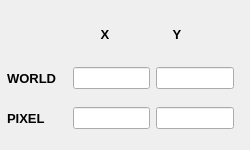
         <widget class="QWidget" name="tab_10">
          <attribute name="title">
           <string>7</string>
          </attribute>
          <widget class="QWidget" name="verticalLayoutWidget_9">
           <property name="geometry">
            <rect>
             <x>0</x>
             <y>10</y>
             <width>241</width>
             <height>131</height>
            </rect>
           </property>
           <layout class="QVBoxLayout" name="verticalLayout_9">
            <property name="leftMargin">
             <number>2</number>
            </property>
            <property name="topMargin">
             <number>2</number>
            </property>
            <property name="rightMargin">
             <number>2</number>
            </property>
            <property name="bottomMargin">
             <number>2</number>
            </property>
            <item>
             <layout class="QHBoxLayout" name="horizontalLayout_22">
              <property name="leftMargin">
               <number>5</number>
              </property>
              <property name="topMargin">
               <number>5</number>
              </property>
              <property name="rightMargin">
               <number>5</number>
              </property>
              <property name="bottomMargin">
               <number>5</number>
              </property>
              <item>
               <widget class="QLabel" name="axisCB_X_35">
                <property name="sizePolicy">
                 <sizepolicy hsizetype="Fixed" vsizetype="Fixed">
                  <horstretch>0</horstretch>
                  <verstretch>0</verstretch>
                 </sizepolicy>
                </property>
                <property name="minimumSize">
                 <size>
                  <width>20</width>
                  <height>30</height>
                 </size>
                </property>
                <property name="maximumSize">
                 <size>
                  <width>16777215</width>
                  <height>30</height>
                 </size>
                </property>
                <property name="font">
                 <font>
                  <pointsize>10</pointsize>
                  <weight>75</weight>
                  <italic>false</italic>
                  <bold>true</bold>
                  <stylestrategy>PreferAntialias</stylestrategy>
                 </font>
                </property>
                <property name="text">
                 <string/>
                </property>
                <property name="alignment">
                 <set>Qt::AlignLeading|Qt::AlignLeft|Qt::AlignVCenter</set>
                </property>
                <property name="axis" stdset="0">
                 <string>TOA DO THUC</string>
                </property>
               </widget>
              </item>
              <item>
               <widget class="QLabel" name="axisCB_X_36">
                <property name="sizePolicy">
                 <sizepolicy hsizetype="Fixed" vsizetype="Fixed">
                  <horstretch>0</horstretch>
                  <verstretch>0</verstretch>
                 </sizepolicy>
                </property>
                <property name="minimumSize">
                 <size>
                  <width>20</width>
                  <height>30</height>
                 </size>
                </property>
                <property name="maximumSize">
                 <size>
                  <width>16777215</width>
                  <height>30</height>
                 </size>
                </property>
                <property name="font">
                 <font>
                  <pointsize>10</pointsize>
                  <weight>75</weight>
                  <italic>false</italic>
                  <bold>true</bold>
                  <stylestrategy>PreferAntialias</stylestrategy>
                 </font>
                </property>
                <property name="text">
                 <string>X</string>
                </property>
                <property name="alignment">
                 <set>Qt::AlignCenter</set>
                </property>
                <property name="axis" stdset="0">
                 <string>TOA DO THUC</string>
                </property>
               </widget>
              </item>
              <item>
               <widget class="QLabel" name="axisCB_X_37">
                <property name="sizePolicy">
                 <sizepolicy hsizetype="Fixed" vsizetype="Fixed">
                  <horstretch>0</horstretch>
                  <verstretch>0</verstretch>
                 </sizepolicy>
                </property>
                <property name="minimumSize">
                 <size>
                  <width>50</width>
                  <height>30</height>
                 </size>
                </property>
                <property name="maximumSize">
                 <size>
                  <width>16777215</width>
                  <height>30</height>
                 </size>
                </property>
                <property name="font">
                 <font>
                  <pointsize>10</pointsize>
                  <weight>75</weight>
                  <italic>false</italic>
                  <bold>true</bold>
                  <stylestrategy>PreferAntialias</stylestrategy>
                 </font>
                </property>
                <property name="text">
                 <string>Y</string>
                </property>
                <property name="alignment">
                 <set>Qt::AlignCenter</set>
                </property>
                <property name="axis" stdset="0">
                 <string>X</string>
                </property>
               </widget>
              </item>
             </layout>
            </item>
            <item>
             <layout class="QHBoxLayout" name="horizontalLayout_17">
              <property name="leftMargin">
               <number>5</number>
              </property>
              <property name="topMargin">
               <number>5</number>
              </property>
              <property name="rightMargin">
               <number>5</number>
              </property>
              <property name="bottomMargin">
               <number>5</number>
              </property>
              <item>
               <widget class="QLabel" name="axisCB_X_21">
                <property name="sizePolicy">
                 <sizepolicy hsizetype="Fixed" vsizetype="Fixed">
                  <horstretch>0</horstretch>
                  <verstretch>0</verstretch>
                 </sizepolicy>
                </property>
                <property name="minimumSize">
                 <size>
                  <width>60</width>
                  <height>0</height>
                 </size>
                </property>
                <property name="maximumSize">
                 <size>
                  <width>16777215</width>
                  <height>30</height>
                 </size>
                </property>
                <property name="font">
                 <font>
                  <pointsize>10</pointsize>
                  <weight>75</weight>
                  <italic>false</italic>
                  <bold>true</bold>
                  <stylestrategy>PreferAntialias</stylestrategy>
                 </font>
                </property>
                <property name="text">
                 <string>WORLD</string>
                </property>
                <property name="alignment">
                 <set>Qt::AlignLeading|Qt::AlignLeft|Qt::AlignVCenter</set>
                </property>
                <property name="axis" stdset="0">
                 <string>X</string>
                </property>
               </widget>
              </item>
              <item>
               <widget class="QLineEdit" name="lbl_RPoint7X"/>
              </item>
              <item>
               <widget class="QLineEdit" name="lbl_RPoint7Y"/>
              </item>
             </layout>
            </item>
            <item>
             <layout class="QHBoxLayout" name="horizontalLayout_13">
              <property name="leftMargin">
               <number>5</number>
              </property>
              <property name="topMargin">
               <number>5</number>
              </property>
              <property name="rightMargin">
               <number>5</number>
              </property>
              <property name="bottomMargin">
               <number>5</number>
              </property>
              <item>
               <widget class="QLabel" name="axisCB_X_19">
                <property name="sizePolicy">
                 <sizepolicy hsizetype="Fixed" vsizetype="Fixed">
                  <horstretch>0</horstretch>
                  <verstretch>0</verstretch>
                 </sizepolicy>
                </property>
                <property name="minimumSize">
                 <size>
                  <width>60</width>
                  <height>20</height>
                 </size>
                </property>
                <property name="maximumSize">
                 <size>
                  <width>16777215</width>
                  <height>20</height>
                 </size>
                </property>
                <property name="font">
                 <font>
                  <pointsize>10</pointsize>
                  <weight>75</weight>
                  <italic>false</italic>
                  <bold>true</bold>
                  <stylestrategy>PreferAntialias</stylestrategy>
                 </font>
                </property>
                <property name="text">
                 <string>PIXEL</string>
                </property>
                <property name="alignment">
                 <set>Qt::AlignLeading|Qt::AlignLeft|Qt::AlignVCenter</set>
                </property>
                <property name="axis" stdset="0">
                 <string>X</string>
                </property>
               </widget>
              </item>
              <item>
               <widget class="QLineEdit" name="lbl_Point7X"/>
              </item>
              <item>
               <widget class="QLineEdit" name="lbl_Point7Y"/>
              </item>
             </layout>
            </item>
           </layout>
          </widget>
         </widget>
